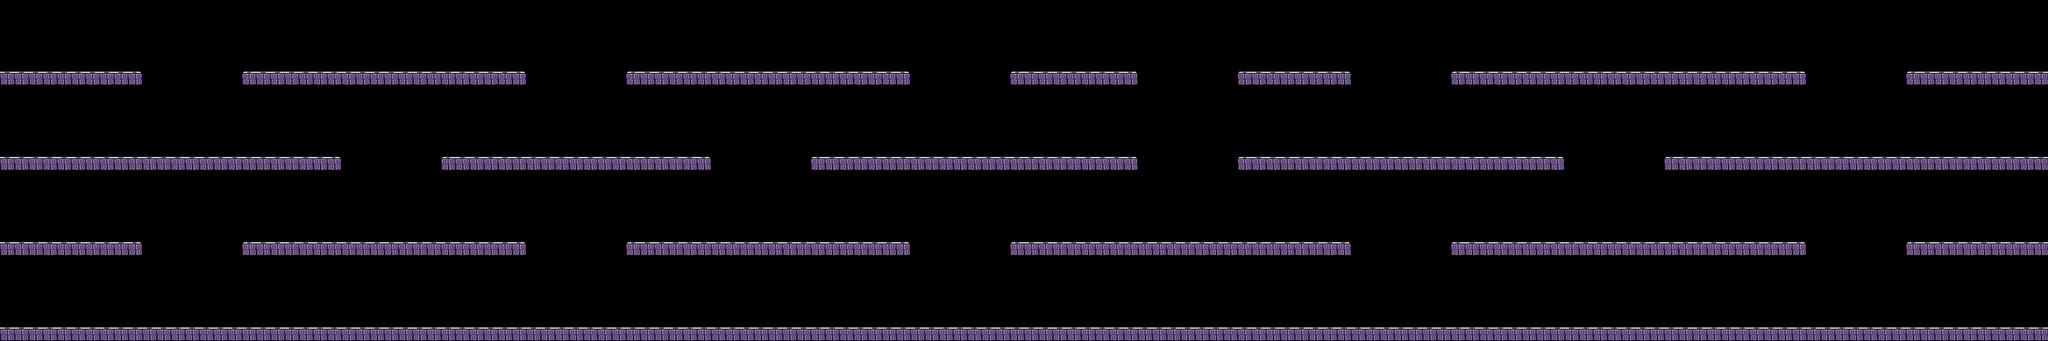

A level layout from a 2D game, rendered from its tile map. Below: a short description, then the map file with tile-grid data replaced by summaries:
An orthogonal 144x24 tile map with 32x32 px tiles, 1 tile layer (Platforms).

<map version="1.0" orientation="orthogonal" width="144" height="24" tilewidth="32" tileheight="32">
 <tileset firstgid="1" name="terrain" tilewidth="32" tileheight="32">
  <image source="../tiles/terrain.png" width="128" height="32" />
  <terraintypes>
   <terrain name="Left road" tile="0" />
   <terrain name="Center road" tile="1" />
   <terrain name="Right road" tile="2" />
   <terrain name="Ground road" tile="3" />
  </terraintypes>
 </tileset>
 <layer name="Platforms" width="144" height="24">
  <data>[3456 cells, 471 non-empty, 4 distinct tile ids]</data>
 </layer>
</map>
